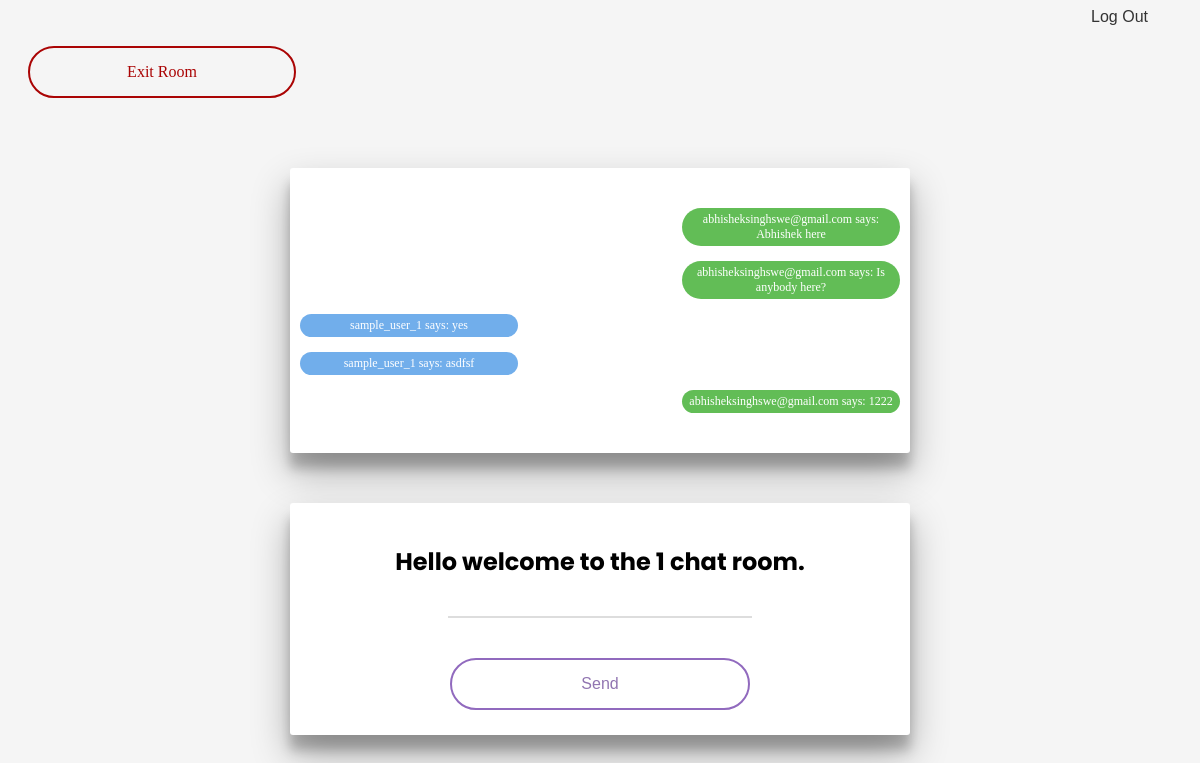
/1/ (signed in), run on the app's committed database.
### chatapp/models.py (models this page shows, shortened)
class Chat(models.Model):
    user = models.ForeignKey(User, on_delete=models.DO_NOTHING)
    content = models.CharField(max_length=1000)
    room = models.ForeignKey(ChatRoom, on_delete=models.CASCADE)
    created = models.DateTimeField(auto_now_add=True)

### chatapp/views.py (the view)
# urls.py: path("<str:room_name>/", views.room, name='room')
@login_required(login_url='account_login')
def room(request, room_name):
	room_name = room_name.replace(" ", "_").lower()
	chat_room = ChatRoom.objects.filter(name__iexact=room_name).first()
	if chat_room:
		chats = Chat.objects.filter(room=chat_room)
	else:
		ChatRoom.objects.create(name=room_name)
		chats = []
	context =  {'room_name':room_name, 'chats':chats}
	return render(request, 'room.html', context)

### templates/room.html (shortened to what this page needs)
<!DOCTYPE html>
{% load static %}
<html>
<head>
	<link rel="stylesheet" href="{% static 'style.css' %}">
</head>
<body>
	{% include 'nav.html' %}
	<a class="leaveButton" href="{% url 'index' %}">Exit Room</a>
	<div class="container">
		<div id='chat-log'>
			{% for chat in chats.all %}
				{% if chat.user.id == request.user.id %}
				<div class="message sender">
					{{ chat.content }}
				</div>
				{% else %}
				<div class="message receiver">
					{{ chat.content }}
				</div>
				{% endif %}
			{% endfor %}
		</div>
	</div>
	<div class="container">
		<h1 class="heading">Hello welcome to the {{ room_name.title|upper }} chat room.</h1>
		<input class='textinput' id="chat-message-input" type="text" size="80">
		<input class="button" id="chat-message-submit" type="button" value="Send">
	</div>
</body>
</html>

### templates/nav.html
<nav>
	<div class="nav">
		<a class="sign-out" href="{% url 'account_logout' %}"> Log Out </a>
	</div>
</nav>

### static/style.css (style rules this page uses)
body { background-color: #f5f5f5; }
.container { width: 50vw; margin: 50px auto; padding: 25px 10px; background-color: #ffffff; border-radius: 3px; text-align: center; box-shadow: 0 19px 38px rgba(0,0,0,0.30), 0 15px 12px rgba(0, 0, 0, 0.22); }
.heading { font-family: 'Poppins', sans-serif; font-size: 1.5rem; }
.textinput { border: none; border-bottom: 2px solid #ddd; line-height: 1.2rem; transition: 0.3s; margin-bottom: 40px; width: 50%; }
.button { background-color: #ffffff; color: #9175b1; border: 0.16em solid #916abe; border-radius: 2em; padding: 15px 32px; text-align: center; text-decoration: none; display: inline-block; font-size: 16px; cursor: pointer; transition: 0.3s; width: 50%; }
.message { color: #ffffff; width: 35%; padding: 4px; border-radius: 2em; margin: 15px 0px; font-family: Georgia, 'Times New Roman', Times, serif; font-size: 12px; }
.sender { background-color: #62bd56; margin-left: auto; }
.receiver { background-color: #71aeeb; }
.leaveButton { background-color: #f5f5f5; border-color: #aa0404; color: #aa0404; border: 0.16em solid #aa0404; border-radius: 2em; padding: 15px 32px; text-align: center; text-decoration: none; display: inline-block; font-size: 16px; cursor: pointer; transition: 0.3s; width: 200px; margin: 20px; }
.nav { width: 95vw; text-align: right; }
.sign-out { font-family: Verdana, Geneva, Tahoma, sans-serif; text-decoration: none; color: #333; transition: 0.3s; }

### data on the page
Chat: content "abhisheksinghswe@gmail.com says: Abhishek here"
Chat: content "abhisheksinghswe@gmail.com says: Is anybody here?"
Chat: content "sample_user_1 says: yes"
Chat: content "sample_user_1 says: asdfsf"
Chat: content "abhisheksinghswe@gmail.com says: 1222"

### other printed values
{{ room_name.title|upper }} "1"
